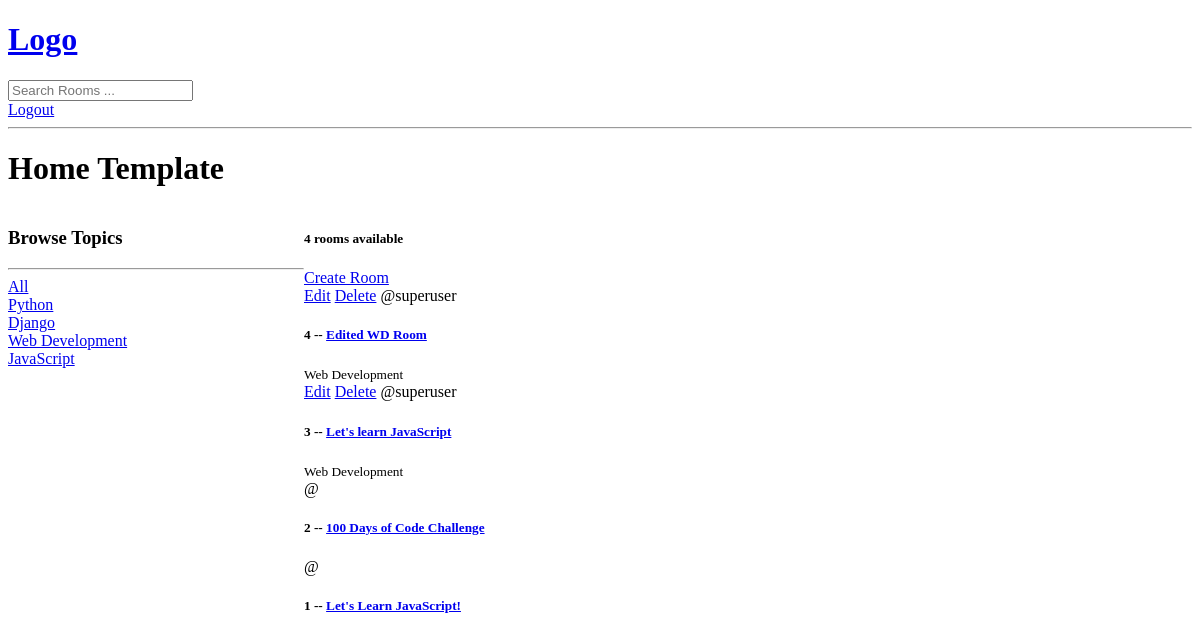
Before: / (signed in) with the older database file.
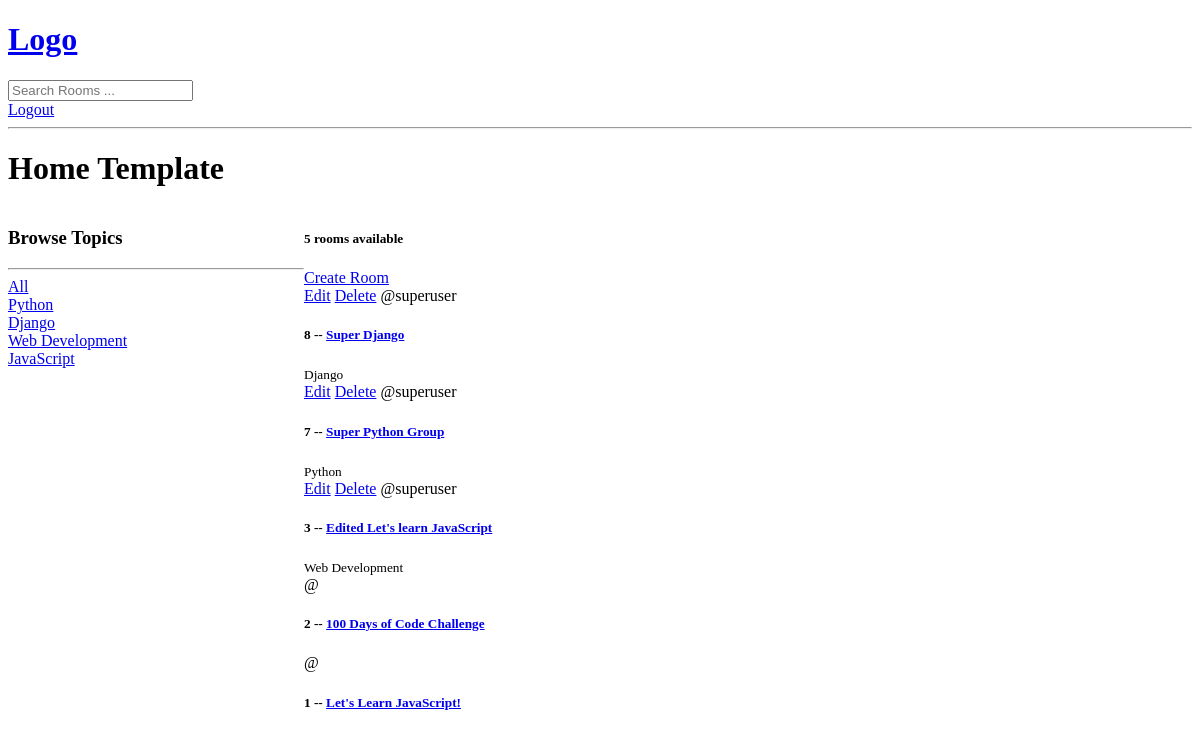
After: the same page with the newer database file.
### study/models.py (models this page shows, shortened)
class Topic(models.Model):
    name = models.CharField(max_length=200)

class Room(models.Model):
    host = models.ForeignKey(User, on_delete=models.SET_NULL, null=True)
    topic = models.ForeignKey(Topic, on_delete=models.SET_NULL, null=True)
    name = models.CharField(max_length=200)
    description = models.TextField(null=True, blank=True)
    updated = models.DateTimeField(auto_now=True)
    created = models.DateTimeField(auto_now_add=True)
    class Meta:
        ordering = ['-updated', '-created']

### study/views.py (the view)
# urls.py: path('', views.index, name="home"),
def index(request):
    q = request.GET.get('q') if request.GET.get('q') != None else ''
    rooms = Room.objects.filter(
        Q(topic__name__icontains=q) |
        Q(name__icontains=q) |
        Q(description__icontains=q)
        )
    topics = Topic.objects.all()
    room_count = rooms.count() # faster than the python .len() method
    context = {'rooms': rooms, 'topics': topics, 'room_count': room_count}
    return render(request, 'base/index.html', context)

### templates/base/index.html (shortened to what this page needs)
{% extends 'main.html' %}
{% block content %}
<h1>Home Template</h1>
<div class="home-container">
    <div>
        <h3>Browse Topics</h3>
        <hr>
        <div>
            <a href="{% url 'home' %}">All</a>
        </div>
        {% for topic in topics %}
            <div>
                <a href="{% url 'home' %}?q={{topic.name}}">{{topic.name}}</a>
            </div>
        {% endfor %}
    </div>
    <div>
        <h5>{{room_count}} rooms available</h5>
        <a href="{% url 'create-room' %}">Create Room</a>
        <div>
            {% for room in rooms %}
            <div>
                {% if request.user == room.host %}
                <a href="{% url 'update-room' room.id %}">Edit</a>
                <a href="{% url 'delete-room' room.id %}">Delete</a>
                {% endif %}
                <span>@{{room.host.username}}</span>
                <h5>{{room.id}} -- <a href="{% url 'room' room.id %}"> {{room.name}}</a></h5>
                <small>{{room.topic.name}}</small>
            </div>
            {% endfor %}
        </div>
    </div>
</div>
{% endblock content %}

Changed rows visible on the page:
removed Room: shows "Edit", host.username "superuser", id "4", name "Edited WD Room", topic.name "Web Development"
added Room: shows "Edit", host.username "superuser", id "8", name "Super Django", topic.name "Django"
added Room: shows "Edit", host.username "superuser", id "7", name "Super Python Group", topic.name "Python"
changed Room "Web Development": name "Let's learn JavaScript" → "Edited Let's learn JavaScript"
Other visible differences:
{{ room_count }}: "4" → "5"
